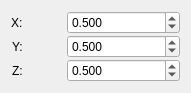
  <widget class="QWidget" name="formLayoutWidget_5">
   <property name="geometry">
    <rect>
     <x>90</x>
     <y>690</y>
     <width>191</width>
     <height>79</height>
    </rect>
   </property>
   <layout class="QFormLayout" name="formLayout_6">
    <property name="fieldGrowthPolicy">
     <enum>QFormLayout::AllNonFixedFieldsGrow</enum>
    </property>
    <property name="labelAlignment">
     <set>Qt::AlignCenter</set>
    </property>
    <property name="formAlignment">
     <set>Qt::AlignHCenter|Qt::AlignTop</set>
    </property>
    <property name="horizontalSpacing">
     <number>44</number>
    </property>
    <property name="verticalSpacing">
     <number>1</number>
    </property>
    <item row="0" column="0">
     <widget class="QLabel" name="label_18">
      <property name="text">
       <string>X:</string>
      </property>
     </widget>
    </item>
    <item row="2" column="0">
     <widget class="QLabel" name="label_19">
      <property name="text">
       <string>Z:</string>
      </property>
     </widget>
    </item>
    <item row="1" column="0">
     <widget class="QLabel" name="label_20">
      <property name="text">
       <string>Y:</string>
      </property>
     </widget>
    </item>
    <item row="0" column="1">
     <widget class="QDoubleSpinBox" name="sigma_x">
      <property name="decimals">
       <number>3</number>
      </property>
      <property name="singleStep">
       <double>0.010000000000000</double>
      </property>
      <property name="value">
       <double>0.500000000000000</double>
      </property>
     </widget>
    </item>
    <item row="1" column="1">
     <widget class="QDoubleSpinBox" name="sigma_y">
      <property name="decimals">
       <number>3</number>
      </property>
      <property name="singleStep">
       <double>0.010000000000000</double>
      </property>
      <property name="value">
       <double>0.500000000000000</double>
      </property>
     </widget>
    </item>
    <item row="2" column="1">
     <widget class="QDoubleSpinBox" name="sigma_z">
      <property name="decimals">
       <number>3</number>
      </property>
      <property name="singleStep">
       <double>0.010000000000000</double>
      </property>
      <property name="value">
       <double>0.500000000000000</double>
      </property>
     </widget>
    </item>
   </layout>
  </widget>
